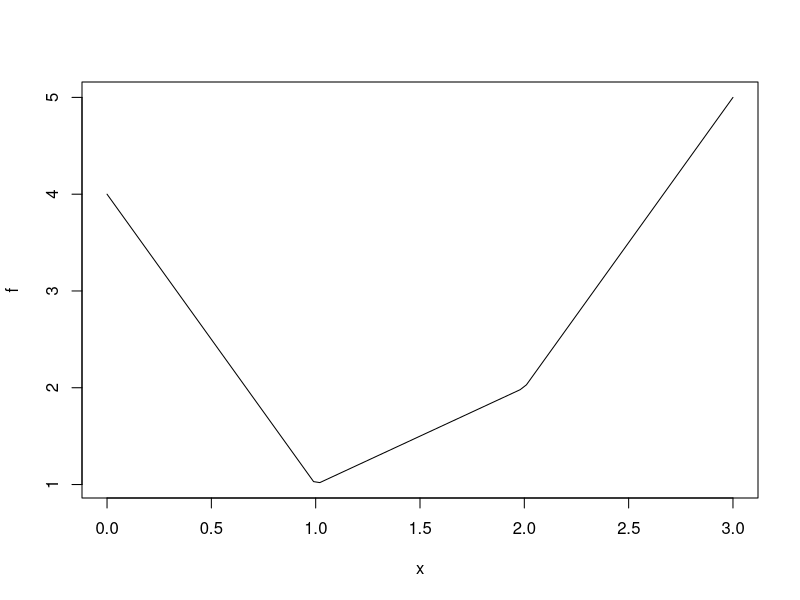

This figure's R source:
## ---- chunk 1

# SYNTAX: optimizer(objective, constraints, bounds=NULL, types=NULL, maximum=FALSE)

# One Dimensional Function (Objective Function)
f = function(x) 2*(x[1]-1)^2 + 5*(x[2]-3)^2 + 10

# Constraints
cons = c(1,1)

# Optimization
r = optim(cons, f)
r

# Check if optimization converged to 0
r$convergence == 0

# Input arguments for the optimization function
r$par

# Value of the objective function
r$value

## ---- chunk 2
require(lpSolve)

# SYNTAX: lp(direction="min", objective.in, const.mat, const.dir, const.rhs)

# Solving for where the two lines meet will minimize the objective
objective.in = c(25, 20)
const.mat = matrix(c(20, 12, 1/15, 1/15), nrow=2, byrow=T)
const.rhs = c(1800, 8)
const.dir = c("<=", "<=")
optimum = lp(direction="max", objective.in, const.mat, const.dir, const.rhs)
optimum

# Optimal values of x1 and x2
optimum$solution

# Objective at minimum 
optimum$objval

## ---- chunk 3
f = function(x) return(abs(x-2) + 2*abs(x-1))
xmin = optimize(f, interval = c(0, 3), tol = 0.0001) 
xmin

plot(f, 0, 3)
